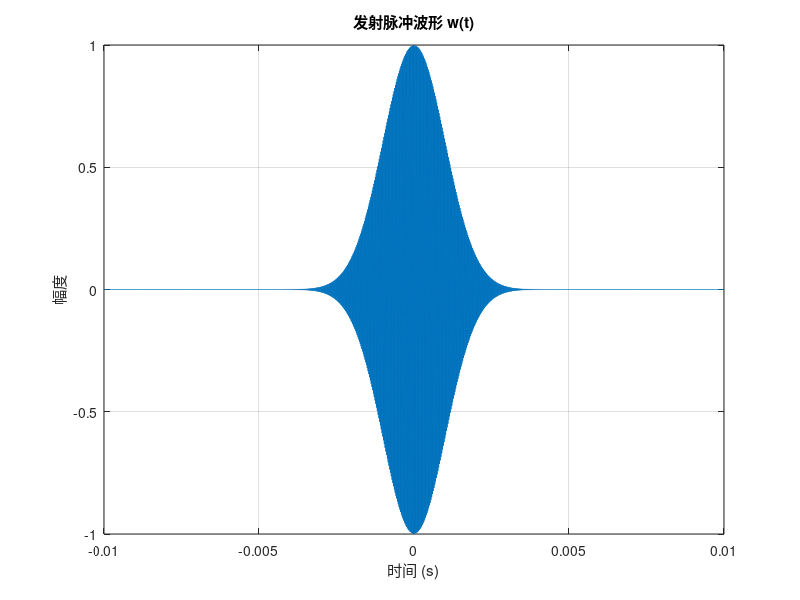
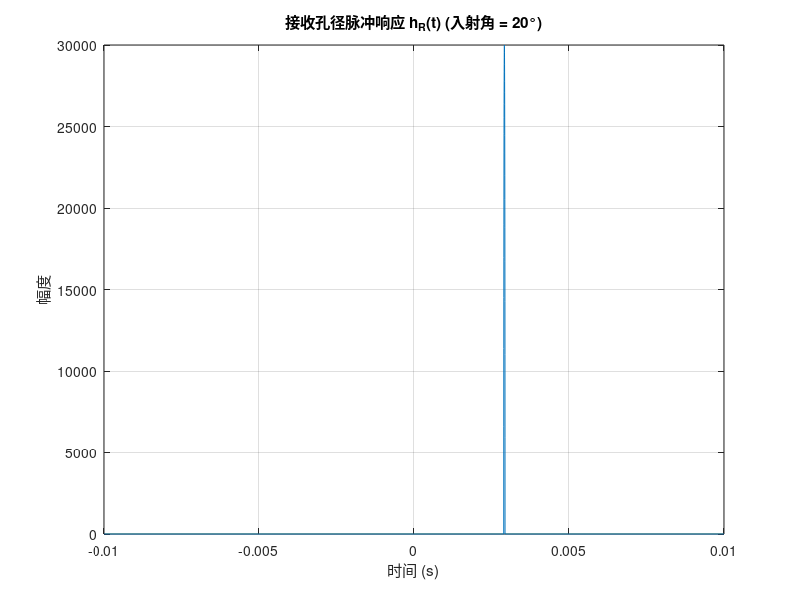
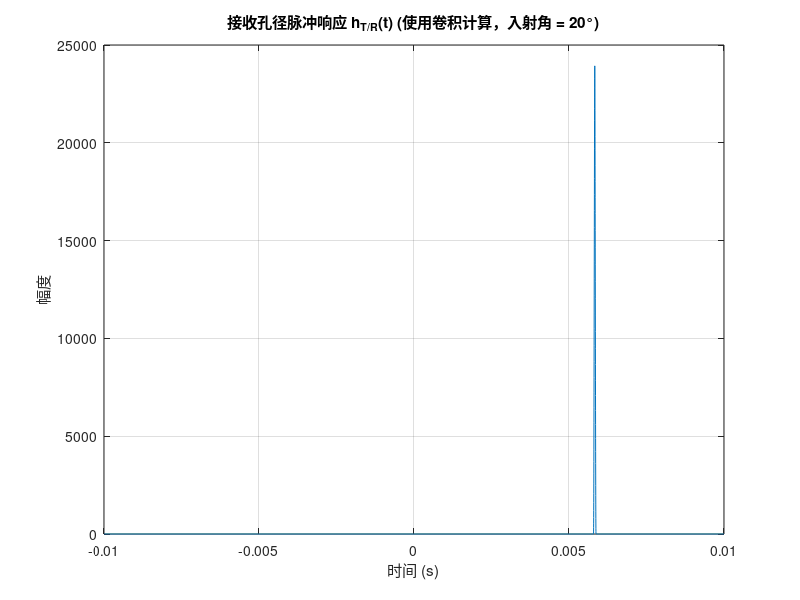
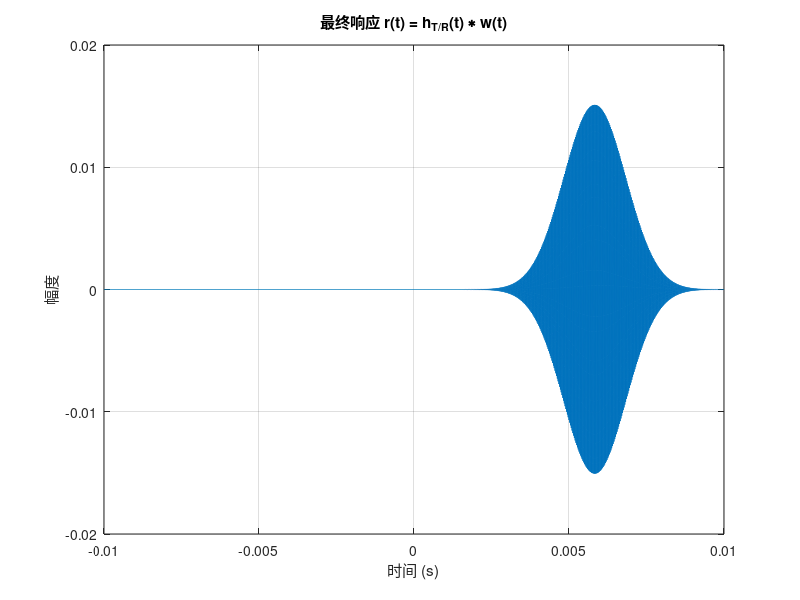

Write MATLAB code to recreate these figures, in order.
% 参数设置
f_R = 40000;          % 传感器谐振频率 (单位: Hz)
sigma = 0.001;        % 脉冲持续时间相关参数 (单位: s)
a = 0.02;             % 接收孔径半径 (单位: m)
c = 343;              % 声速 (单位: m/s)
z = 0.5;              % 传播距离 (单位: m)
theta_deg = 20;       % 入射角 (单位: 度)
theta = theta_deg * pi / 180; % 转换为弧度

% 计算时间范围
t = -0.01:0.000001:0.01; % 时间范围，步长为 1 µs
dt = t(2) - t(1);        % 时间采样间隔，用于卷积后归一化
w = exp(-t.^2 / (2 * sigma^2)) .* sin(2 * pi * f_R * t); % 发射脉冲波形

% 绘制发射脉冲波形 w(t)
figure;
plot(t, w);
title('发射脉冲波形 w(t)');
xlabel('时间 (s)');
ylabel('幅度');
grid on;

% 计算接收孔径脉冲响应 h_R(t)
h_R = zeros(size(t)); % 初始化 h_R
w_squared = (c^2 * (t - 2 * z / c).^2) / (a^2 * sin(theta)^2); % w_squared 计算

% 确定有效时间范围
valid_time_range = (t >= (2 * z - a * sin(theta)) / c) & ...
                   (t <= (2 * z + a * sin(theta)) / c);

% 在有效时间范围内计算 h_R(t)
h_R(valid_time_range) = (2 * c * cos(theta) / (pi * a * sin(theta))) .* ...
                        sqrt(1 - w_squared(valid_time_range));

% 绘制 h_R(t) 波形
figure;
plot(t, h_R);
title(['接收孔径脉冲响应 h_R(t) (入射角 = ', num2str(theta_deg), '°)']);
xlabel('时间 (s)');
ylabel('幅度');
grid on;

% 使用卷积计算 h_T_R(t)
h_T_R = conv(h_R, h_R, 'same') * dt; % 卷积结果并乘以采样间隔

% 绘制 h_T_R(t) 波形
figure;
plot(t, h_T_R);
title(['接收孔径脉冲响应 h_{T/R}(t) (使用卷积计算，入射角 = ', num2str(theta_deg), '°)']);
xlabel('时间 (s)');
ylabel('幅度');
grid on;

% 计算最终响应 r(t) = h_T_R(t) * w(t) (卷积)
r_t = conv(h_T_R, w, 'same') * dt; % 卷积结果并乘以采样间隔

% 绘制 r(t) 波形
figure;
plot(t, r_t);
title('最终响应 r(t) = h_{T/R}(t) \ast w(t)');
xlabel('时间 (s)');
ylabel('幅度');
grid on;
